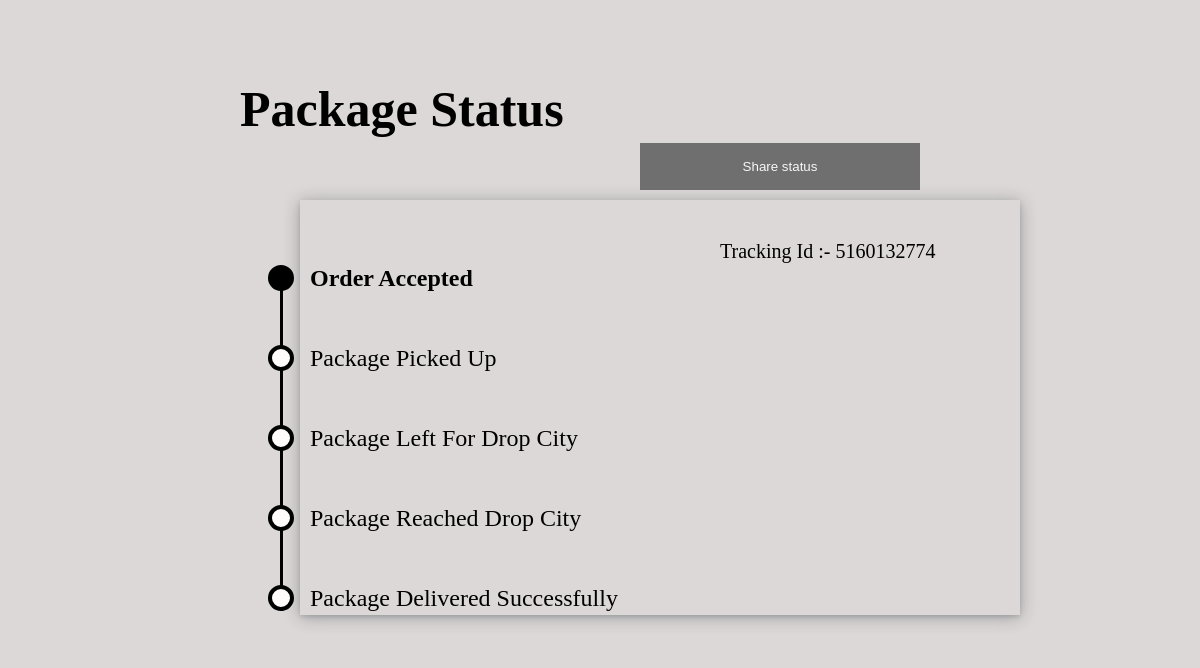
The page /track/5160132774 on the database its author committed.
### details/models.py (models this page shows)
class packagedetails(models.Model):
    user = models.ForeignKey(User,on_delete=models.CASCADE, )
    track_id = models.TextField(default= random_string , blank=True)
    weight = models.IntegerField()
    slct1 = models.CharField(max_length=100)
    slct2 = models.CharField(max_length=100)
    city1 = models.CharField(max_length=100)
    pincode1 = models.IntegerField()
    state1 = models.CharField(max_length=100)
    address1 = models.CharField(max_length=100)
    city2 = models.CharField(max_length=100)
    pincode2 = models.IntegerField()
    state2 = models.CharField(max_length=100)
    address2 = models.CharField(max_length=100)
    accept = models.CharField(max_length=100 , choices=A_choice, blank=True ,  default=A_choice[0][0])
    pickup = models.CharField(max_length=100 ,choices=B_choice, blank=True ,  default=B_choice[0][0])
    left = models.CharField(max_length=100 , choices=C_choice, blank=True ,  default=C_choice[0][0])
    reach = models.CharField(max_length=100 ,choices=D_choice, blank=True ,  default=D_choice[0][0])
    shipped = models.CharField(max_length=100 , choices=E_choice, blank=True ,  default=E_choice[0][0])

### details/views.py (the view)
# urls.py: path('track/<int:track_id>',views.track),
def track(request, track_id):
    tracks =packagedetails.objects.get(track_id=track_id)
    return render(request,'track.html',{'tr':tracks})

### templates/track.html (shortened to what this page needs)
{% load static %}
<!DOCTYPE html>
<html>
    <head>
        <link rel="stylesheet" href={% static 'track.css' %}>
    </head>
    <body>
        <h1> Package Status </h1>
        <div class="about-section">
            <div class="inner-container">
        <p> Tracking Id :- {{tr.track_id}}</p>
        <button class="open-button"  onclick="openForm()">Share status</button>
        <nav class="navmenu">
        <ul>
            <li><a href="#" class="active">{{tr.accept}}</a></li>
            <li><a href="#">{{tr.pickup}}</a></li>
            <li><a href="#">{{tr.left}}</a></li>
            <li><a href="#">{{tr.reach}}</a></li>
            <li><a href="#">{{tr.shipped}}</a></li>
        </ul>
        </nav>
    </div>
</div>
    </body>
</html>

### static/track.css (style rules this page uses)
* { margin: 0; padding: 0; }
h1 { position: absolute; top: 10%; left: 20%; font-size: 50px; }
p { position: absolute; top: 30%; left: 60%; font-size: 20px; }
.about-section { background-size: 80%; background-color: #ddd8d8; overflow: hidden; height: 60%; padding: 200px 300px; }
.inner-container { width: 70%; height: 30%; float: middle; background-color: transparent; padding: 150px; box-shadow: rgba(14, 30, 37, 0.12) 0px 2px 4px 0px, rgba(14, 30, 37, 0.32) 0px 2px 16px 0px; }
ul { list-style: none; }
body { background: rgb(195, 195, 195); height: 80vh; }
.navmenu { position: absolute; top: 55%; left: 20%; transform: translateY(-50%); }
.navmenu ul { padding-left: 50px; position: relative; }
.navmenu ul::after { content: ''; position: absolute; width: 3px; height: calc(100% - 58px); left: 40px; top: 0; background: rgb(0, 0, 0); z-index: -1; margin-top: 29px; }
.navmenu ul li { padding: 30px 0; padding-left: 20px; }
.navmenu ul li a { text-decoration: none; position: relative; color: rgb(0, 0, 0); font-size: 1.5rem; line-height: 1rem; font-weight: 500; }
.navmenu ul li a:before { content: ""; position: absolute; background: rgb(255, 251, 251); width: 18px; height: 18px; left: -42px; top: 50%; transform: translateY(-50%); border-radius: 50px; border: 4px solid rgb(0, 0, 0); transition: background 250ms; }
.navmenu ul li a.active { font-weight: 700; }
.navmenu ul li a.active::before { background: rgb(0, 0, 0); }
.open-button { background-color: #555; color: white; padding: 16px 20px; border: none; cursor: pointer; opacity: 0.8; position: fixed; bottom: 610px; right: 280px; width: 280px; }

### rows shown on the page
packagedetails: track_id "5160132774", accept "Order Accepted", pickup "Package Picked Up", left "Package Left For Drop City", reach "Package Reached Drop City", shipped "Package Delivered Successfully"
